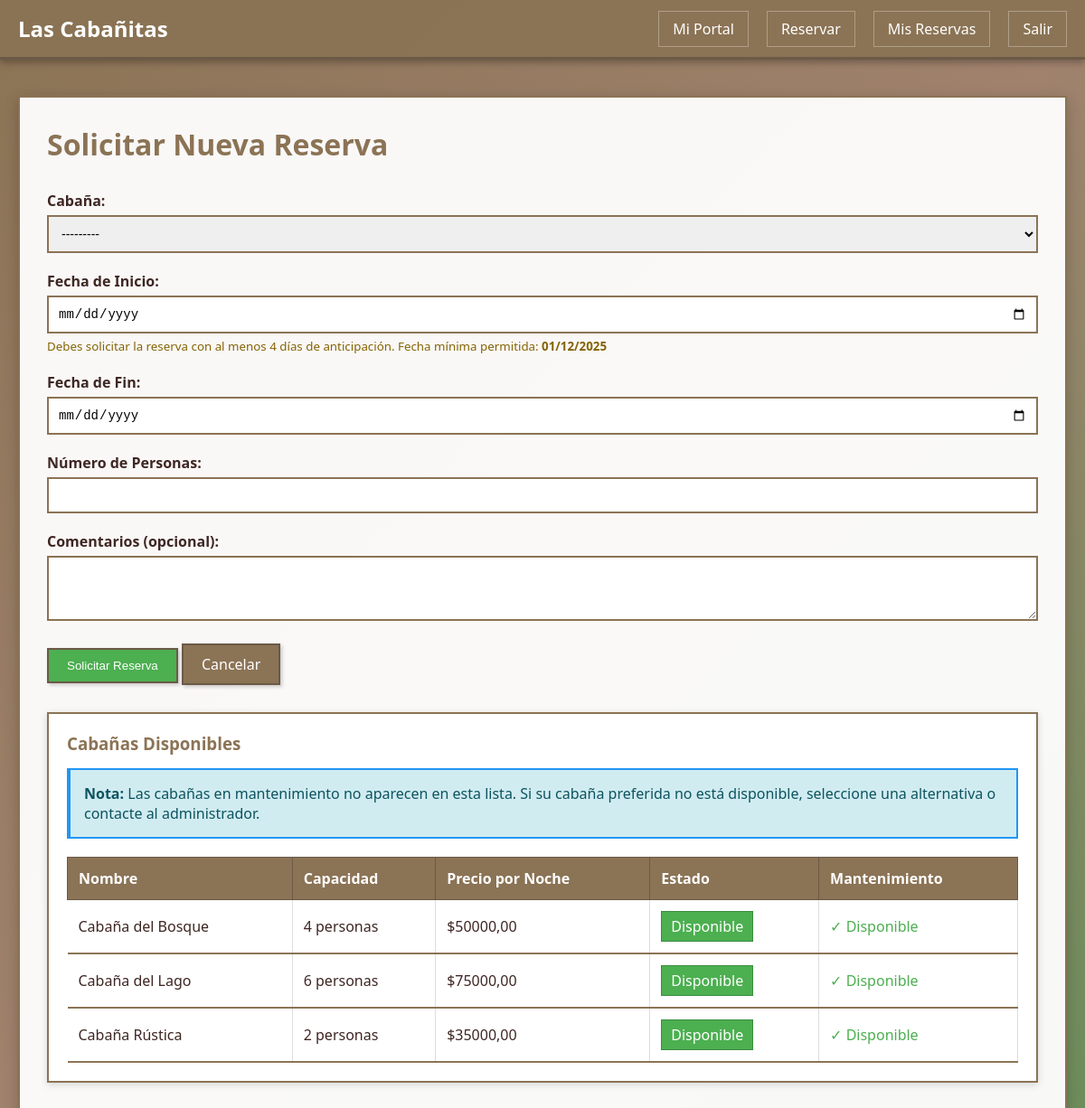
The page /cliente/solicitar-reserva/ (signed in) on the database as committed earlier.
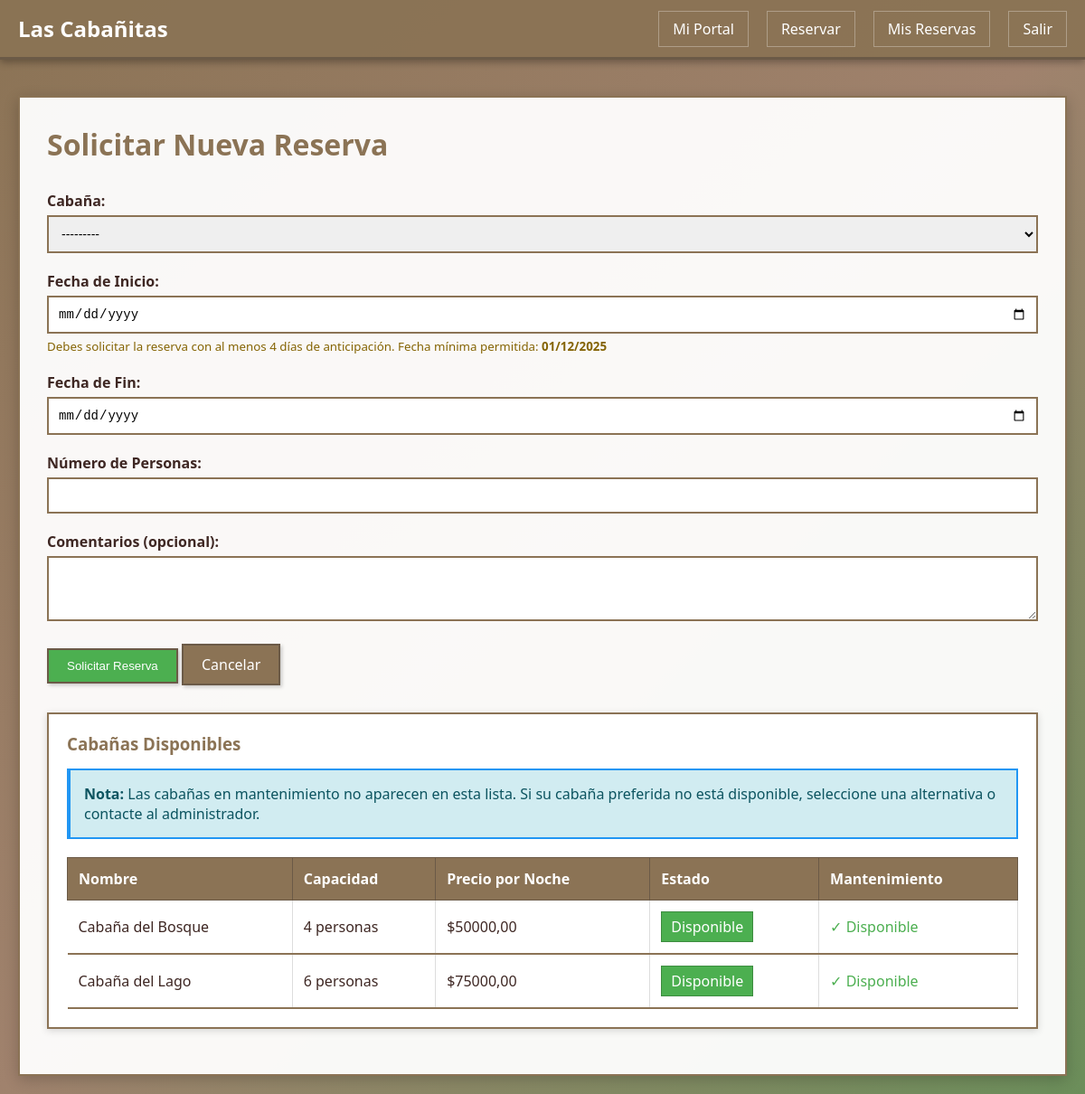
The same page on the database as committed later.
### gestion/models.py (models this page shows)
class Cabaña(models.Model):
    ESTADOS = [
        ('lista', 'Lista'),
        ('en_preparacion', 'En Preparación'),
        ('pendiente', 'Pendiente'),
        ('mantenimiento', 'En Mantenimiento'),
        ('disponible', 'Disponible'),  # Mantener para compatibilidad
        ('ocupada', 'Ocupada'),
        ('reservada', 'Reservada'),
    ]
    idCabaña = models.AutoField(primary_key=True)
    nombre = models.CharField(max_length=100)
    capacidad = models.IntegerField()
    estado = models.CharField(max_length=20, choices=ESTADOS, default='disponible')
    precioNoche = models.DecimalField(max_digits=10, decimal_places=2)
    def __str__(self):
        return f"{self.nombre} (Cap: {self.capacidad})"
    class Meta:
        db_table = 'cabana'
        verbose_name = "Cabaña"
        verbose_name_plural = "Cabañas"

### gestion/views.py (the view)
# urls.py: path('cliente/solicitar-reserva/', views.solicitar_reserva, name='solicitar_reserva'),
@cliente_required
def solicitar_reserva(request):
    cliente = request.user.cliente
    hoy = timezone.now().date()
    fecha_minima = hoy + timedelta(days=4)  # Mínimo 4 días de anticipación
    if request.method == 'POST':
        form = ReservaForm(request.POST)
        if form.is_valid():
            reserva = form.save(commit=False)
            reserva.cliente = cliente
            reserva.estado = 'pendiente'
            if reserva.fechaInicio < fecha_minima:
                messages.error(
                    request,
                    f'Debes solicitar la reserva con al menos 4 días de anticipación. '
                    f'La fecha mínima permitida es {fecha_minima.strftime("%d/%m/%Y")}.'
                )
                cabañas = Cabaña.objects.filter(estado__in=['disponible', 'reservada'])
                cabañas_disponibles = [c for c in cabañas if c.estado != 'mantenimiento']
                return render(request, 'cliente/solicitar_reserva.html', {
                    'form': form,
                    'cabañas': cabañas_disponibles,
                    'fecha_minima': fecha_minima
                })
            dias = (reserva.fechaFin - reserva.fechaInicio).days
            reserva.montoCotizado = reserva.cabaña.precioNoche * dias
            disponible = Reserva.verificar_disponibilidad_cabaña(
                reserva.cabaña,
                reserva.fechaInicio,
                reserva.fechaFin
            )
            if not disponible:
                mantenimientos = Mantenimiento.objects.filter(
                    cabaña=reserva.cabaña,
                    fechaProgramada__lte=reserva.fechaFin,
                    estado__in=['programado', 'en_proceso']
                )
                if mantenimientos.exists():
                    messages.error(
                        request,
                        f'La cabaña {reserva.cabaña.nombre} está en mantenimiento en esas fechas. Por favor seleccione otra cabaña o fechas alternativas.'
                    )
                    cabañas_alternativas = Cabaña.objects.filter(
                        estado__in=['disponible', 'reservada']
                    ).exclude(idCabaña=reserva.cabaña.idCabaña)
                    if cabañas_alternativas.exists():
                        messages.info(request, 'Hay otras cabañas disponibles. Consulte la lista a continuación.')
                else:
                    messages.error(request, 'La cabaña no está disponible en esas fechas.')
            else:
                reserva.save()
                reserva.generarAlerta()
                messages.success(request, 'Reserva solicitada exitosamente. Esperando confirmación.')
                return redirect('mis_reservas')
    else:
        form = ReservaForm()
    cabañas = Cabaña.objects.filter(estado__in=['disponible', 'reservada'])
    cabañas_disponibles = []
    for cabaña in cabañas:
        if cabaña.estado != 'mantenimiento':
            cabañas_disponibles.append(cabaña)
    return render(request, 'cliente/solicitar_reserva.html', {
        'form': form,
        'cabañas': cabañas_disponibles,
        'fecha_minima': fecha_minima
    })

### gestion/forms.py (shortened to what this page needs)
class ReservaForm(forms.ModelForm):
    def __init__(self, *args, **kwargs):
        super().__init__(*args, **kwargs)
        hoy = timezone.now().date()
        fecha_minima = hoy + timedelta(days=4)
        self.fields['fechaInicio'].widget.attrs['min'] = fecha_minima.isoformat()
        self.fields['fechaFin'].widget.attrs['min'] = fecha_minima.isoformat()
    class Meta:
        model = Reserva
        fields = ['cabaña', 'fechaInicio', 'fechaFin', 'numPersonas', 'comentarios']
        widgets = {
            'fechaInicio': forms.DateInput(attrs={'type': 'date'}),
            'fechaFin': forms.DateInput(attrs={'type': 'date'}),
            'comentarios': forms.Textarea(attrs={'rows': 3}),
        }

### gestion/templates/cliente/solicitar_reserva.html (shortened to what this page needs)
{% extends 'base.html' %}
{% block content %}
<h1 class="page-title">Solicitar Nueva Reserva</h1>
<form method="post">
    <div class="form-group">
        <label for="id_cabaña">Cabaña:</label>
        {{ form.cabaña }}
    </div>
    <div class="form-group">
        <label for="id_fechaInicio">Fecha de Inicio:</label>
        {{ form.fechaInicio }}
        {% if fecha_minima %}
        <small class="form-text" style="color: #856404; display: block; margin-top: 5px;">
            Debes solicitar la reserva con al menos 4 días de anticipación.
            Fecha mínima permitida: <strong>{{ fecha_minima|date:"d/m/Y" }}</strong>
        </small>
        {% endif %}
    </div>
    <div class="form-group">
        <label for="id_fechaFin">Fecha de Fin:</label>
        {{ form.fechaFin }}
    </div>
    <div class="form-group">
        <label for="id_numPersonas">Número de Personas:</label>
        {{ form.numPersonas }}
    </div>
    <div class="form-group">
        <label for="id_comentarios">Comentarios (opcional):</label>
        {{ form.comentarios }}
    </div>
    <button type="submit" class="btn btn-success">Solicitar Reserva</button>
    <a href="{% url 'portal_cliente' %}" class="btn">Cancelar</a>
</form>
<div class="card mt-30">
    <h3>Cabañas Disponibles</h3>
    {% if cabañas %}
    <div class="alert alert-info">
        <p><strong>Nota:</strong> Las cabañas en mantenimiento no aparecen en esta lista.
        Si su cabaña preferida no está disponible, seleccione una alternativa o contacte al administrador.</p>
    </div>
    <table>
        <thead>
            <tr>
                <th>Nombre</th>
                <th>Capacidad</th>
                <th>Precio por Noche</th>
                <th>Estado</th>
                <th>Mantenimiento</th>
            </tr>
        </thead>
        <tbody>
            {% for cabaña in cabañas %}
            <tr>
                <td>{{ cabaña.nombre }}</td>
                <td>{{ cabaña.capacidad }} personas</td>
                <td>${{ cabaña.precioNoche }}</td>
                <td>
                    <span class="status-badge-inline status-{{ cabaña.estado }}">
                        {{ cabaña.get_estado_display }}
                    </span>
                </td>
                <td>
                    {% if cabaña.estado == 'mantenimiento' %}
                        <span class="error-text">⚠️ En Mantenimiento</span>
                    {% else %}
                        <span class="success-text">✓ Disponible</span>
                    {% endif %}
                </td>
            </tr>
            {% endfor %}
        </tbody>
    </table>
    {% else %}
    <div class="alert alert-warning">
        <p>No hay cabañas disponibles en este momento. Por favor contacte al administrador para más información.</p>
    </div>
    {% endif %}
</div>
{% endblock %}

Rows that differ between the two databases and show on the page:
no longer on this page (row edited): Cabaña: nombre "Cabaña Rústica", capacidad "2", precioNoche "35000,00", estado "Disponible", shows "✓ Disponible"
